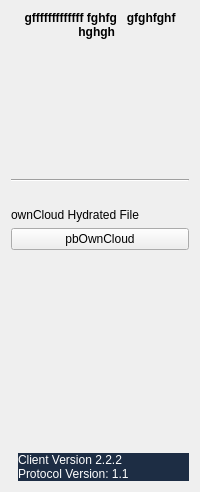
<?xml version="1.0" encoding="UTF-8"?>
<ui version="4.0">
 <class>FileInformation</class>
 <widget class="QWidget" name="FileInformation">
  <property name="geometry">
   <rect>
    <x>0</x>
    <y>0</y>
    <width>200</width>
    <height>492</height>
   </rect>
  </property>
  <property name="minimumSize">
   <size>
    <width>200</width>
    <height>0</height>
   </size>
  </property>
  <property name="maximumSize">
   <size>
    <width>200</width>
    <height>16777215</height>
   </size>
  </property>
  <property name="windowTitle">
   <string>Information</string>
  </property>
  <layout class="QGridLayout" name="gridLayout">
   <item row="0" column="0">
    <widget class="QLabel" name="labelTitle">
     <property name="sizePolicy">
      <sizepolicy hsizetype="Preferred" vsizetype="Preferred">
       <horstretch>0</horstretch>
       <verstretch>0</verstretch>
      </sizepolicy>
     </property>
     <property name="font">
      <font>
       <weight>75</weight>
       <bold>true</bold>
      </font>
     </property>
     <property name="text">
      <string notr="true">gfffffffffffff fghfg   gfghfghf  hghgh  </string>
     </property>
     <property name="alignment">
      <set>Qt::AlignCenter</set>
     </property>
     <property name="wordWrap">
      <bool>true</bool>
     </property>
    </widget>
   </item>
   <item row="1" column="0">
    <layout class="QHBoxLayout" name="horizontalLayout">
     <item>
      <spacer name="horizontalSpacer">
       <property name="orientation">
        <enum>Qt::Horizontal</enum>
       </property>
       <property name="sizeHint" stdset="0">
        <size>
         <width>5</width>
         <height>20</height>
        </size>
       </property>
      </spacer>
     </item>
     <item>
      <widget class="QLabel" name="labelPixmap">
       <property name="minimumSize">
        <size>
         <width>128</width>
         <height>128</height>
        </size>
       </property>
       <property name="maximumSize">
        <size>
         <width>200</width>
         <height>200</height>
        </size>
       </property>
       <property name="text">
        <string notr="true"/>
       </property>
       <property name="pixmap">
        <pixmap resource="icons.qrc">:/icons/help-info.svg</pixmap>
       </property>
       <property name="alignment">
        <set>Qt::AlignCenter</set>
       </property>
      </widget>
     </item>
     <item>
      <spacer name="horizontalSpacer_2">
       <property name="orientation">
        <enum>Qt::Horizontal</enum>
       </property>
       <property name="sizeHint" stdset="0">
        <size>
         <width>5</width>
         <height>20</height>
        </size>
       </property>
      </spacer>
     </item>
    </layout>
   </item>
   <item row="2" column="0">
    <widget class="Line" name="line">
     <property name="orientation">
      <enum>Qt::Horizontal</enum>
     </property>
    </widget>
   </item>
   <item row="3" column="0">
    <widget class="QLabel" name="labelInfo">
     <property name="sizePolicy">
      <sizepolicy hsizetype="Preferred" vsizetype="Minimum">
       <horstretch>0</horstretch>
       <verstretch>0</verstretch>
      </sizepolicy>
     </property>
     <property name="frameShape">
      <enum>QFrame::NoFrame</enum>
     </property>
     <property name="scaledContents">
      <bool>false</bool>
     </property>
     <property name="alignment">
      <set>Qt::AlignLeading|Qt::AlignLeft|Qt::AlignTop</set>
     </property>
     <property name="wordWrap">
      <bool>true</bool>
     </property>
     <property name="margin">
      <number>3</number>
     </property>
    </widget>
   </item>
   <item row="4" column="0">
    <widget class="QLabel" name="labelOwnCloudFileStatus">
     <property name="sizePolicy">
      <sizepolicy hsizetype="Preferred" vsizetype="Fixed">
       <horstretch>0</horstretch>
       <verstretch>0</verstretch>
      </sizepolicy>
     </property>
     <property name="frameShape">
      <enum>QFrame::NoFrame</enum>
     </property>
     <property name="text">
      <string>ownCloud Hydrated File</string>
     </property>
    </widget>
   </item>
   <item row="5" column="0">
    <widget class="QPushButton" name="ownCloudButton">
     <property name="text">
      <string>pbOwnCloud</string>
     </property>
    </widget>
   </item>
   <item row="6" column="0">
    <spacer name="verticalSpacer">
     <property name="orientation">
      <enum>Qt::Vertical</enum>
     </property>
     <property name="sizeHint" stdset="0">
      <size>
       <width>20</width>
       <height>140</height>
      </size>
     </property>
    </spacer>
   </item>
   <item row="7" column="0">
    <layout class="QHBoxLayout" name="ownCloudLayout">
     <property name="spacing">
      <number>0</number>
     </property>
     <item>
      <widget class="QLabel" name="labelOwnCloudImage">
       <property name="sizePolicy">
        <sizepolicy hsizetype="Fixed" vsizetype="Fixed">
         <horstretch>0</horstretch>
         <verstretch>0</verstretch>
        </sizepolicy>
       </property>
       <property name="text">
        <string/>
       </property>
       <property name="pixmap">
        <pixmap resource="icons.qrc">:/icons/oclogo48.png</pixmap>
       </property>
      </widget>
     </item>
     <item>
      <widget class="QLabel" name="labelOwnCloud">
       <property name="sizePolicy">
        <sizepolicy hsizetype="Expanding" vsizetype="Minimum">
         <horstretch>0</horstretch>
         <verstretch>0</verstretch>
        </sizepolicy>
       </property>
       <property name="autoFillBackground">
        <bool>false</bool>
       </property>
       <property name="styleSheet">
        <string notr="true">background-color:rgb(29, 45, 68);
color:rgb(255,255,255)
</string>
       </property>
       <property name="text">
        <string>Client Version 2.2.2
Protocol Version: 1.1</string>
       </property>
       <property name="scaledContents">
        <bool>false</bool>
       </property>
       <property name="alignment">
        <set>Qt::AlignLeading|Qt::AlignLeft|Qt::AlignVCenter</set>
       </property>
       <property name="wordWrap">
        <bool>true</bool>
       </property>
       <property name="margin">
        <number>0</number>
       </property>
       <property name="indent">
        <number>0</number>
       </property>
      </widget>
     </item>
    </layout>
   </item>
  </layout>
 </widget>
 <resources>
  <include location="icons.qrc"/>
 </resources>
 <connections/>
</ui>
